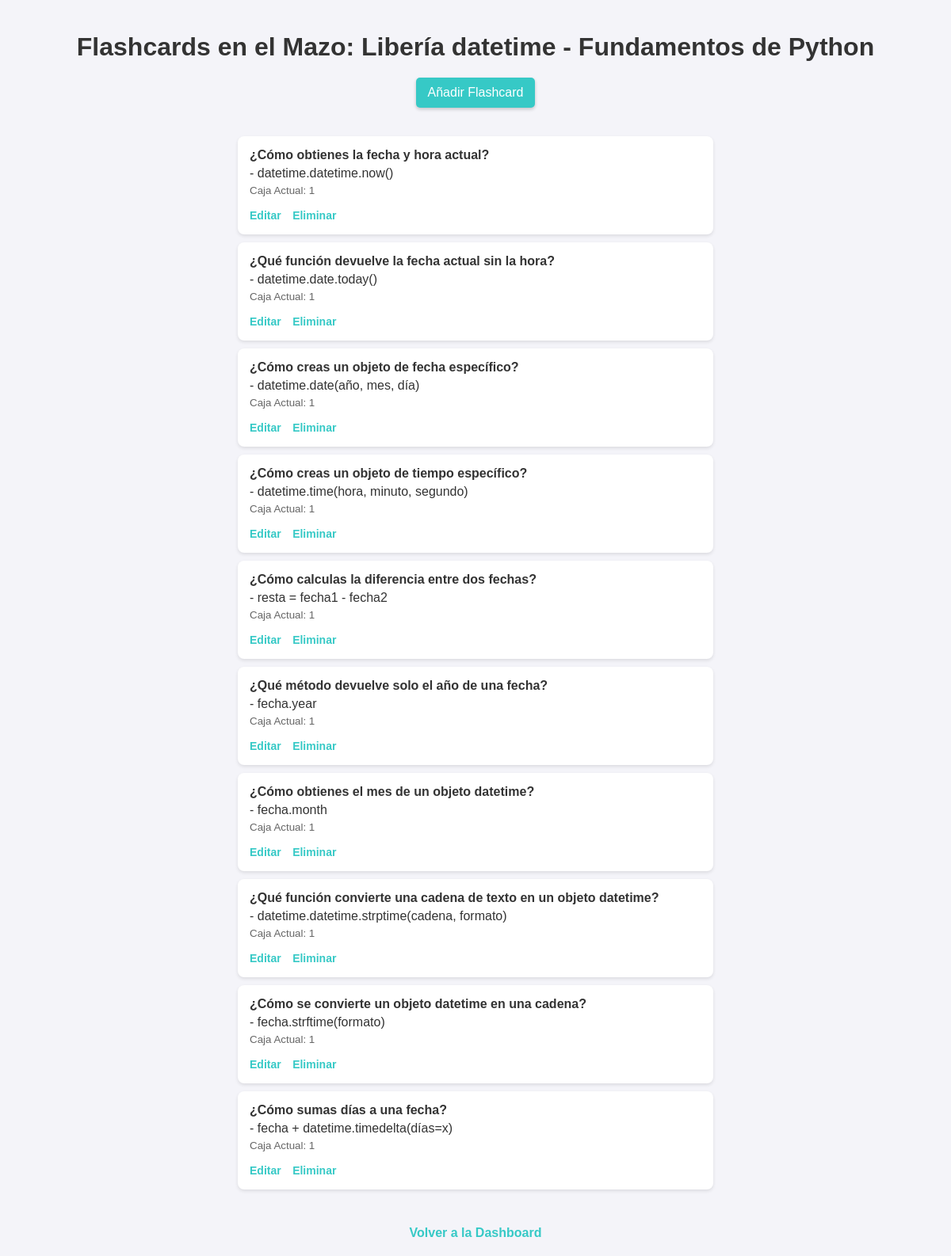
Page /decks/5/flashcards/ on the committed database.
### flashcards/models.py (models this page shows, shortened)
class Deck(models.Model):
    name = models.CharField(max_length=100)

class FlashCard(models.Model):
    question = models.TextField()
    answer = models.TextField()
    deck = models.ForeignKey('Deck', on_delete=models.CASCADE)
    box_number = models.IntegerField(default=1)
    repeat_count = models.IntegerField(default=0)  # Nuevo campo

### flashcards/views.py (the view)
# urls.py: path('decks/<int:deck_id>/flashcards/', views.list_flashcards, name='list_flashcards'),
def list_flashcards(request, deck_id):
    deck = get_object_or_404(Deck, id=deck_id)
    flashcards = deck.flashcard_set.all()
    return render(request, 'flashcards/list_flashcards.html', {'deck': deck, 'flashcards': flashcards})

### flashcards/templates/flashcards/list_flashcards.html (shortened to what this page needs)
<!DOCTYPE html>
<html>
<head>
</head>
<body>
    <h1>Flashcards en el Mazo: {{ deck.name }}</h1>
    <a href="{% url 'create_flashcard' deck.id %}" class="button">Añadir Flashcard</a>
    <ul>
        {% for flashcard in flashcards %}
        <li>
            <strong>{{ flashcard.question }}</strong> - {{ flashcard.answer }}
            <small>Caja Actual: {{ flashcard.box_number }}</small>
            <div class="actions">
                <a href="{% url 'edit_flashcard' flashcard.id %}">Editar</a>
                <a href="{% url 'delete_flashcard' flashcard.id %}">Eliminar</a>
            </div>
        </li>
        {% empty %}
        <p>No hay flashcards en este mazo.</p>
        {% endfor %}
    </ul>
    <div class="back-link">
        <a href="{% url 'list_decks' %}">Volver a la Dashboard</a>
    </div>
</body>
</html>

### flashcards/templates/flashcards/list_flashcards.html (style rules this page uses)
body { font-family: Arial, sans-serif; margin: 20px; background-color: #f4f4f9; color: #333; display: flex; flex-direction: column; align-items: center; }
h1 { color: #333; margin-bottom: 20px; text-align: center; }
.button { padding: 10px 15px; font-size: 16px; color: #fff; text-decoration: none; background-color: #36C9C6; border: none; border-radius: 5px; cursor: pointer; text-align: center; box-shadow: 0 2px 4px rgba(0, 0, 0, 0.2); transition: background-color 0.3s ease; margin-bottom: 20px; }
ul { list-style: none; padding: 0; width: 100%; max-width: 600px; }
li { background-color: #ffffff; padding: 15px; margin-bottom: 10px; border-radius: 8px; box-shadow: 0 2px 4px rgba(0, 0, 0, 0.1); display: flex; flex-direction: column; gap: 5px; }
li strong { font-size: 16px; }
li small { color: #666; }
.actions { margin-top: 10px; }
.actions a { font-size: 14px; text-decoration: none; color: #36C9C6; font-weight: bold; margin-right: 10px; }
.back-link { margin-top: 20px; text-align: center; }
.back-link a { color: #36C9C6; text-decoration: none; font-weight: bold; }

### rows in the picture
Deck: name "Libería datetime - Fundamentos de Python"
FlashCard: question "¿Cómo obtienes la fecha y hora actual?", answer "datetime.datetime.now()", box_number "1"
FlashCard: question "¿Qué función devuelve la fecha actual sin la hora?", answer "datetime.date.today()", box_number "1"
FlashCard: question "¿Cómo creas un objeto de fecha específico?", answer "datetime.date(año, mes, día)", box_number "1"
FlashCard: question "¿Cómo creas un objeto de tiempo específico?", answer "datetime.time(hora, minuto, segundo)", box_number "1"
FlashCard: question "¿Cómo calculas la diferencia entre dos fechas?", answer "resta = fecha1 - fecha2", box_number "1"
FlashCard: question "¿Qué método devuelve solo el año de una fecha?", answer "fecha.year", box_number "1"
FlashCard: question "¿Cómo obtienes el mes de un objeto datetime?", answer "fecha.month", box_number "1"
FlashCard: question "¿Qué función convierte una cadena de texto en un objeto datetime?", answer "datetime.datetime.strptime(cadena, formato)", box_number "1"
FlashCard: question "¿Cómo se convierte un objeto datetime en una cadena?", answer "fecha.strftime(formato)", box_number "1"
FlashCard: question "¿Cómo sumas días a una fecha?", answer "fecha + datetime.timedelta(días=x)", box_number "1"
